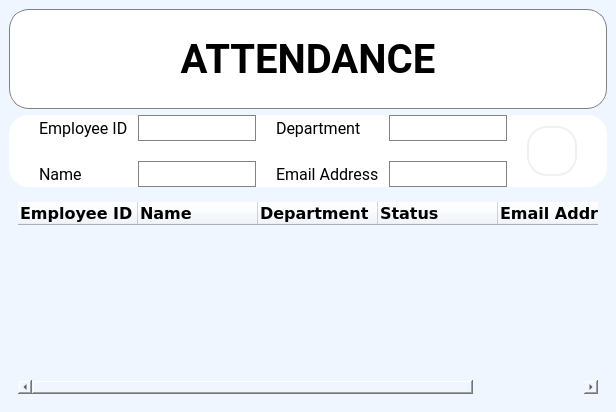
         <widget class="QWidget" name="Page_attendance">
          <property name="styleSheet">
           <string notr="true">*{
background-color: rgb(240, 246, 255);
}
#menu_attendance {
	border: 1px solid gray;
} 
#info_frame QLineEdit,
#info_frame QComboBox {
	padding: 4px 5px;
	border: 1px solid #838383;
	border-radius: 2px;
}

#info_frame QLineEdit:focus,
#info_frame QComboBox:focus
 {
	border-color: #0055ff;
}

QComboBox::drop-down { 
	background: transparent; 
	border: none;
	margin-right: 5px;
} 

QComboBox::down-arrow {
	image: url(:/icons/icons/expand_more.svg);
}

#info_frame QPushButton {
	font-size: 14px;
	padding: 5px 10px;
	border: 2px solid #f0f0f0;
	border-radius: 5px;
	background-color: #84e8f7;
}

#info_frame QPushButton:hover {
	border-color: #4c96f7;
	font-size: 15px;
}
#result_frame {
	border-radius: 5px;
}
QTableWidget::Item{
	border-bottom:1px solid #d0c6ff;
	color: black;
	padding-left: 3px;
}</string>
          </property>
          <layout class="QHBoxLayout" name="horizontalLayout_6">
           <property name="spacing">
            <number>0</number>
           </property>
           <property name="leftMargin">
            <number>0</number>
           </property>
           <property name="topMargin">
            <number>0</number>
           </property>
           <property name="rightMargin">
            <number>0</number>
           </property>
           <property name="bottomMargin">
            <number>0</number>
           </property>
           <item>
            <widget class="QWidget" name="widget_2" native="true">
             <layout class="QVBoxLayout" name="verticalLayout_15">
              <item>
               <widget class="QWidget" name="menu_attendance" native="true">
                <property name="minimumSize">
                 <size>
                  <width>0</width>
                  <height>100</height>
                 </size>
                </property>
                <property name="maximumSize">
                 <size>
                  <width>16777215</width>
                  <height>100</height>
                 </size>
                </property>
                <property name="styleSheet">
                 <string notr="true">background-color: rgb(255, 255, 255);
border-radius: 20px;</string>
                </property>
                <layout class="QHBoxLayout" name="horizontalLayout_5">
                 <item>
                  <widget class="QLabel" name="label_28">
                   <property name="enabled">
                    <bool>true</bool>
                   </property>
                   <property name="minimumSize">
                    <size>
                     <width>0</width>
                     <height>70</height>
                    </size>
                   </property>
                   <property name="maximumSize">
                    <size>
                     <width>16777215</width>
                     <height>100</height>
                    </size>
                   </property>
                   <property name="baseSize">
                    <size>
                     <width>0</width>
                     <height>70</height>
                    </size>
                   </property>
                   <property name="font">
                    <font>
                     <family>Roboto</family>
                     <pointsize>-1</pointsize>
                     <weight>75</weight>
                     <bold>true</bold>
                    </font>
                   </property>
                   <property name="styleSheet">
                    <string notr="true">background-color: rgb(255, 255, 255);
border-radius: 20px;
font-size: 40px;
</string>
                   </property>
                   <property name="frameShape">
                    <enum>QFrame::StyledPanel</enum>
                   </property>
                   <property name="frameShadow">
                    <enum>QFrame::Sunken</enum>
                   </property>
                   <property name="midLineWidth">
                    <number>5</number>
                   </property>
                   <property name="text">
                    <string>ATTENDANCE</string>
                   </property>
                   <property name="alignment">
                    <set>Qt::AlignCenter</set>
                   </property>
                  </widget>
                 </item>
                </layout>
               </widget>
              </item>
              <item>
               <widget class="QFrame" name="info_frame">
                <property name="maximumSize">
                 <size>
                  <width>16777215</width>
                  <height>200</height>
                 </size>
                </property>
                <property name="font">
                 <font>
                  <family>Roboto</family>
                  <pointsize>16</pointsize>
                  <weight>50</weight>
                  <bold>false</bold>
                 </font>
                </property>
                <property name="styleSheet">
                 <string notr="true">background-color: rgb(255, 255, 255);
border-radius: 20px;</string>
                </property>
                <layout class="QGridLayout" name="gridLayout_9">
                 <property name="leftMargin">
                  <number>30</number>
                 </property>
                 <property name="topMargin">
                  <number>0</number>
                 </property>
                 <property name="rightMargin">
                  <number>30</number>
                 </property>
                 <property name="bottomMargin">
                  <number>0</number>
                 </property>
                 <property name="horizontalSpacing">
                  <number>20</number>
                 </property>
                 <property name="verticalSpacing">
                  <number>10</number>
                 </property>
                 <item row="0" column="0">
                  <layout class="QGridLayout" name="gridLayout_11">
                   <property name="horizontalSpacing">
                    <number>10</number>
                   </property>
                   <property name="verticalSpacing">
                    <number>20</number>
                   </property>
                   <item row="0" column="0">
                    <widget class="QLabel" name="label">
                     <property name="maximumSize">
                      <size>
                       <width>16777215</width>
                       <height>50</height>
                      </size>
                     </property>
                     <property name="font">
                      <font>
                       <family>Roboto</family>
                       <pointsize>12</pointsize>
                      </font>
                     </property>
                     <property name="text">
                      <string>Employee ID</string>
                     </property>
                    </widget>
                   </item>
                   <item row="1" column="0">
                    <widget class="QLabel" name="label_3">
                     <property name="maximumSize">
                      <size>
                       <width>16777215</width>
                       <height>50</height>
                      </size>
                     </property>
                     <property name="font">
                      <font>
                       <family>Roboto</family>
                       <pointsize>12</pointsize>
                      </font>
                     </property>
                     <property name="text">
                      <string>Name</string>
                     </property>
                    </widget>
                   </item>
                   <item row="1" column="1">
                    <widget class="QLineEdit" name="lineEdit_2">
                     <property name="sizePolicy">
                      <sizepolicy hsizetype="Expanding" vsizetype="Expanding">
                       <horstretch>0</horstretch>
                       <verstretch>0</verstretch>
                      </sizepolicy>
                     </property>
                     <property name="maximumSize">
                      <size>
                       <width>16777215</width>
                       <height>50</height>
                      </size>
                     </property>
                    </widget>
                   </item>
                   <item row="0" column="1">
                    <widget class="QLineEdit" name="lineEdit">
                     <property name="sizePolicy">
                      <sizepolicy hsizetype="Expanding" vsizetype="Expanding">
                       <horstretch>0</horstretch>
                       <verstretch>0</verstretch>
                      </sizepolicy>
                     </property>
                     <property name="maximumSize">
                      <size>
                       <width>16777215</width>
                       <height>50</height>
                      </size>
                     </property>
                     <property name="inputMethodHints">
                      <set>Qt::ImhDigitsOnly</set>
                     </property>
                    </widget>
                   </item>
                  </layout>
                 </item>
                 <item row="0" column="2">
                  <widget class="QPushButton" name="search_btn">
                   <property name="sizePolicy">
                    <sizepolicy hsizetype="Maximum" vsizetype="Maximum">
                     <horstretch>0</horstretch>
                     <verstretch>0</verstretch>
                    </sizepolicy>
                   </property>
                   <property name="maximumSize">
                    <size>
                     <width>50</width>
                     <height>50</height>
                    </size>
                   </property>
                   <property name="text">
                    <string/>
                   </property>
                   <property name="icon">
                    <iconset>
                     <normaloff>../QtPy_examples/PyQt5-Video-Book/#017_Students information system/icons/search.svg</normaloff>../QtPy_examples/PyQt5-Video-Book/#017_Students information system/icons/search.svg</iconset>
                   </property>
                   <property name="iconSize">
                    <size>
                     <width>20</width>
                     <height>20</height>
                    </size>
                   </property>
                  </widget>
                 </item>
                 <item row="0" column="1">
                  <layout class="QGridLayout" name="gridLayout_10">
                   <property name="horizontalSpacing">
                    <number>10</number>
                   </property>
                   <property name="verticalSpacing">
                    <number>20</number>
                   </property>
                   <item row="1" column="0">
                    <widget class="QLabel" name="label_6">
                     <property name="maximumSize">
                      <size>
                       <width>16777215</width>
                       <height>50</height>
                      </size>
                     </property>
                     <property name="font">
                      <font>
                       <family>Roboto</family>
                       <pointsize>12</pointsize>
                      </font>
                     </property>
                     <property name="text">
                      <string>Email Address</string>
                     </property>
                    </widget>
                   </item>
                   <item row="0" column="0">
                    <widget class="QLabel" name="label_5">
                     <property name="maximumSize">
                      <size>
                       <width>16777215</width>
                       <height>50</height>
                      </size>
                     </property>
                     <property name="font">
                      <font>
                       <family>Roboto</family>
                       <pointsize>12</pointsize>
                       <weight>50</weight>
                       <bold>false</bold>
                      </font>
                     </property>
                     <property name="text">
                      <string>Department</string>
                     </property>
                    </widget>
                   </item>
                   <item row="0" column="1">
                    <widget class="QLineEdit" name="lineEdit_3">
                     <property name="sizePolicy">
                      <sizepolicy hsizetype="Expanding" vsizetype="Expanding">
                       <horstretch>0</horstretch>
                       <verstretch>0</verstretch>
                      </sizepolicy>
                     </property>
                     <property name="maximumSize">
                      <size>
                       <width>16777215</width>
                       <height>50</height>
                      </size>
                     </property>
                    </widget>
                   </item>
                   <item row="1" column="1">
                    <widget class="QLineEdit" name="lineEdit_4">
                     <property name="sizePolicy">
                      <sizepolicy hsizetype="Expanding" vsizetype="Expanding">
                       <horstretch>0</horstretch>
                       <verstretch>0</verstretch>
                      </sizepolicy>
                     </property>
                     <property name="maximumSize">
                      <size>
                       <width>16777215</width>
                       <height>50</height>
                      </size>
                     </property>
                    </widget>
                   </item>
                  </layout>
                 </item>
                </layout>
               </widget>
              </item>
              <item>
               <widget class="QFrame" name="result_frame">
                <property name="maximumSize">
                 <size>
                  <width>16777215</width>
                  <height>625</height>
                 </size>
                </property>
                <layout class="QGridLayout" name="gridLayout_8">
                 <item row="0" column="0">
                  <widget class="QTableWidget" name="table_attendance">
                   <property name="font">
                    <font>
                     <family>Roboto</family>
                     <pointsize>11</pointsize>
                    </font>
                   </property>
                   <property name="focusPolicy">
                    <enum>Qt::NoFocus</enum>
                   </property>
                   <property name="styleSheet">
                    <string notr="true"/>
                   </property>
                   <property name="frameShape">
                    <enum>QFrame::NoFrame</enum>
                   </property>
                   <property name="frameShadow">
                    <enum>QFrame::Raised</enum>
                   </property>
                   <property name="selectionMode">
                    <enum>QAbstractItemView::ExtendedSelection</enum>
                   </property>
                   <property name="selectionBehavior">
                    <enum>QAbstractItemView::SelectRows</enum>
                   </property>
                   <property name="showGrid">
                    <bool>false</bool>
                   </property>
                   <property name="gridStyle">
                    <enum>Qt::NoPen</enum>
                   </property>
                   <property name="sortingEnabled">
                    <bool>true</bool>
                   </property>
                   <property name="wordWrap">
                    <bool>true</bool>
                   </property>
                   <property name="cornerButtonEnabled">
                    <bool>false</bool>
                   </property>
                   <property name="rowCount">
                    <number>0</number>
                   </property>
                   <attribute name="horizontalHeaderCascadingSectionResizes">
                    <bool>false</bool>
                   </attribute>
                   <attribute name="horizontalHeaderMinimumSectionSize">
                    <number>50</number>
                   </attribute>
                   <attribute name="horizontalHeaderDefaultSectionSize">
                    <number>120</number>
                   </attribute>
                   <attribute name="horizontalHeaderHighlightSections">
                    <bool>true</bool>
                   </attribute>
                   <attribute name="horizontalHeaderStretchLastSection">
                    <bool>true</bool>
                   </attribute>
                   <attribute name="verticalHeaderVisible">
                    <bool>false</bool>
                   </attribute>
                   <attribute name="verticalHeaderCascadingSectionResizes">
                    <bool>false</bool>
                   </attribute>
                   <attribute name="verticalHeaderMinimumSectionSize">
                    <number>30</number>
                   </attribute>
                   <attribute name="verticalHeaderDefaultSectionSize">
                    <number>30</number>
                   </attribute>
                   <attribute name="verticalHeaderHighlightSections">
                    <bool>false</bool>
                   </attribute>
                   <attribute name="verticalHeaderShowSortIndicator" stdset="0">
                    <bool>true</bool>
                   </attribute>
                   <attribute name="verticalHeaderStretchLastSection">
                    <bool>false</bool>
                   </attribute>
                   <column>
                    <property name="text">
                     <string>Employee ID</string>
                    </property>
                    <property name="font">
                     <font>
                      <family>DejaVu Sans</family>
                      <pointsize>12</pointsize>
                      <weight>75</weight>
                      <bold>true</bold>
                     </font>
                    </property>
                    <property name="textAlignment">
                     <set>AlignLeading|AlignVCenter</set>
                    </property>
                   </column>
                   <column>
                    <property name="text">
                     <string>Name</string>
                    </property>
                    <property name="font">
                     <font>
                      <family>DejaVu Sans</family>
                      <pointsize>12</pointsize>
                      <weight>75</weight>
                      <bold>true</bold>
                     </font>
                    </property>
                    <property name="textAlignment">
                     <set>AlignLeading|AlignVCenter</set>
                    </property>
                   </column>
                   <column>
                    <property name="text">
                     <string>Department</string>
                    </property>
                    <property name="font">
                     <font>
                      <family>DejaVu Sans</family>
                      <pointsize>12</pointsize>
                      <weight>75</weight>
                      <bold>true</bold>
                     </font>
                    </property>
                    <property name="textAlignment">
                     <set>AlignLeading|AlignVCenter</set>
                    </property>
                   </column>
                   <column>
                    <property name="text">
                     <string>Status</string>
                    </property>
                    <property name="font">
                     <font>
                      <family>DejaVu Sans</family>
                      <pointsize>12</pointsize>
                      <weight>75</weight>
                      <bold>true</bold>
                     </font>
                    </property>
                    <property name="textAlignment">
                     <set>AlignLeading|AlignVCenter</set>
                    </property>
                   </column>
                   <column>
                    <property name="text">
                     <string>Email Address</string>
                    </property>
                    <property name="font">
                     <font>
                      <family>DejaVu Sans</family>
                      <pointsize>12</pointsize>
                      <weight>75</weight>
                      <bold>true</bold>
                     </font>
                    </property>
                    <property name="textAlignment">
                     <set>AlignLeading|AlignVCenter</set>
                    </property>
                   </column>
                  </widget>
                 </item>
                </layout>
               </widget>
              </item>
             </layout>
            </widget>
           </item>
          </layout>
         </widget>
